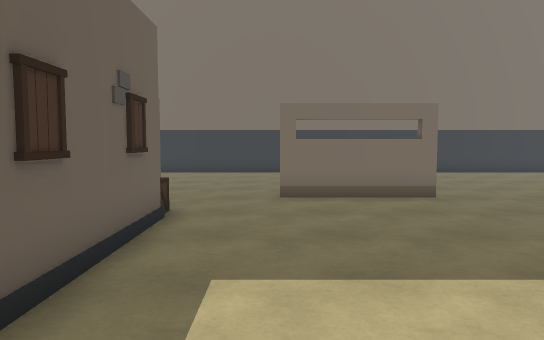
[1] (above)

18 first-person views from a walk through a Unity game level. The camera is 1.4 m above the floor, tilts 4° down and sees 70° across. The floor is counted in squares, 1 m on a side. Each view is taken from the middle of a square. On the plan, view 1 faces up. The plan holds only what a view shows up to about 16 squares ahead; the rest is blank. The place goes on beyond the plan.

[2]
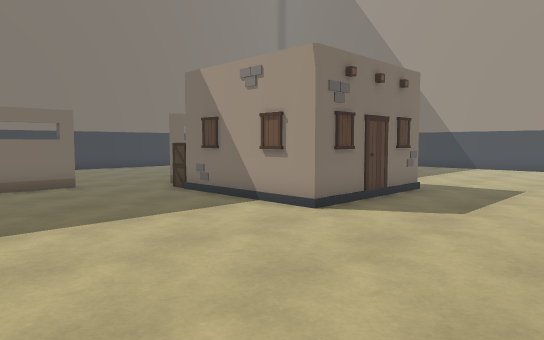

[3]
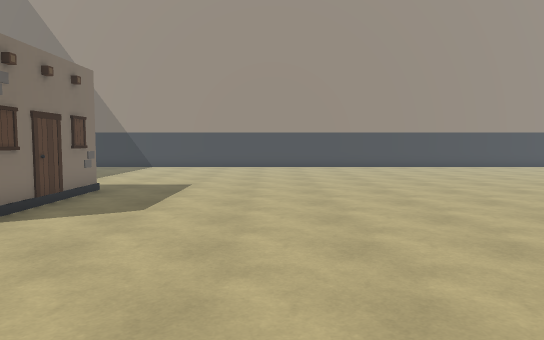

[4]
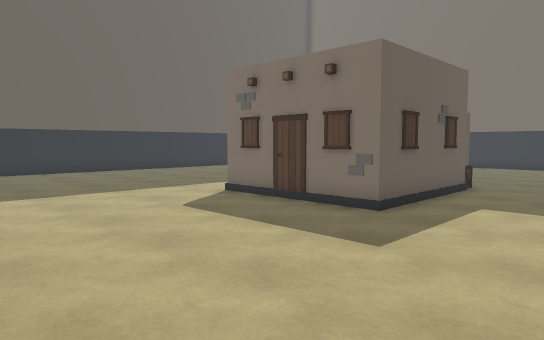

[5]
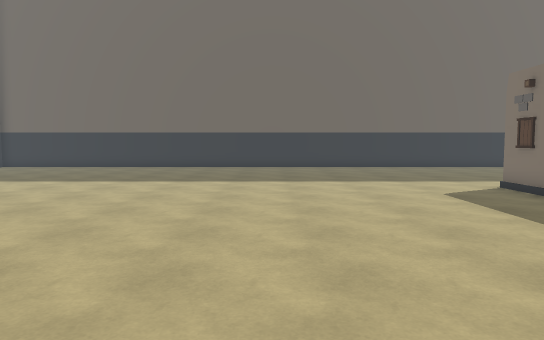

[6]
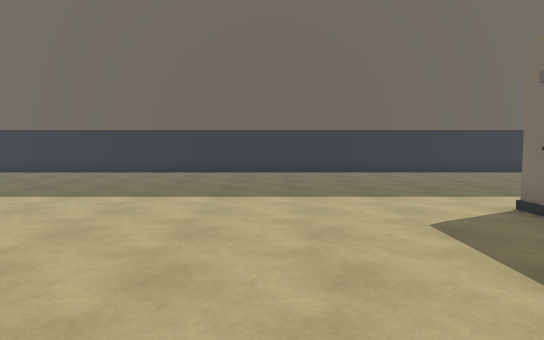

[7]
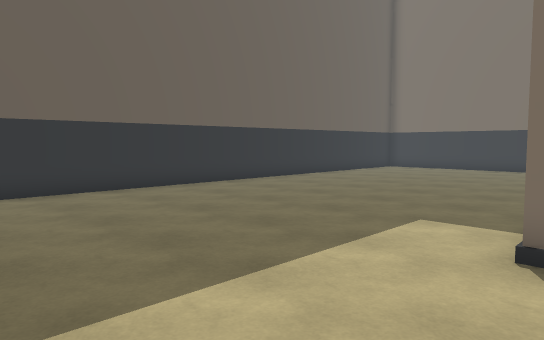

[8]
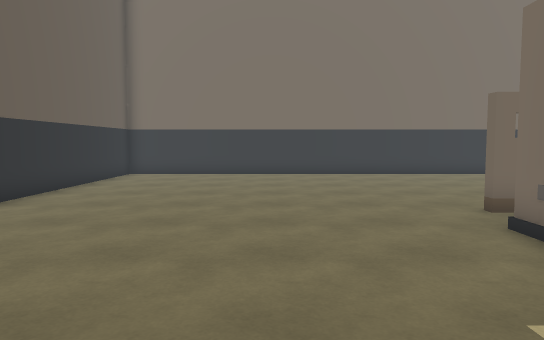

[9]
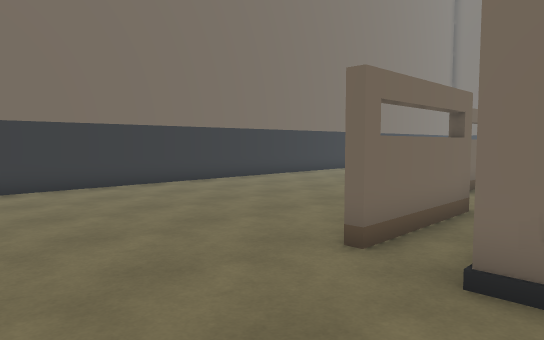

[10]
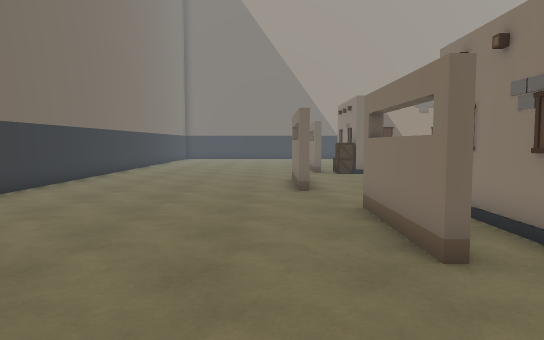

[11]
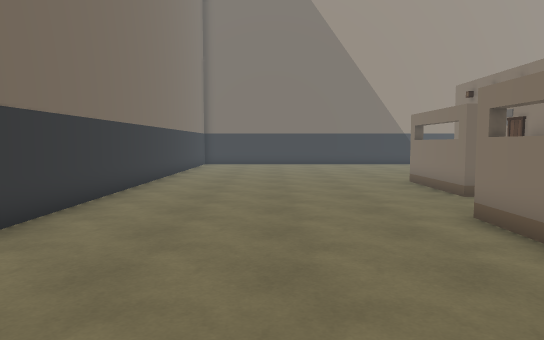

[12]
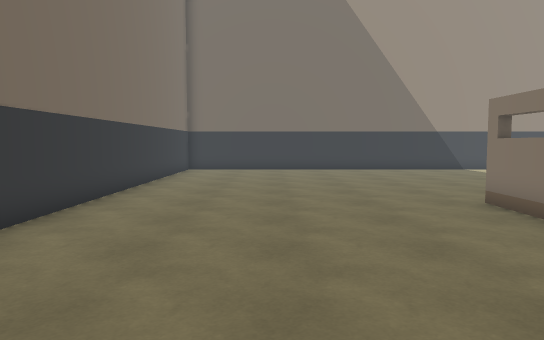

[13]
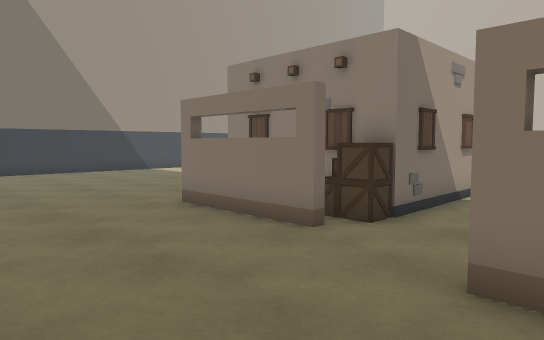

[14]
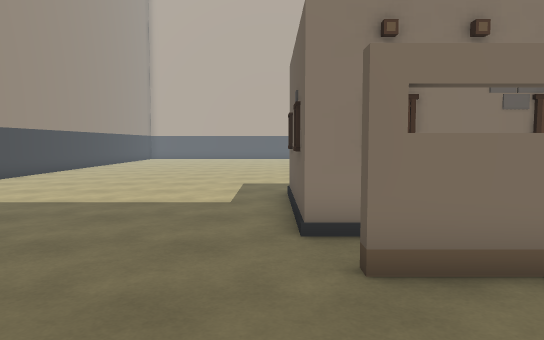

[15]
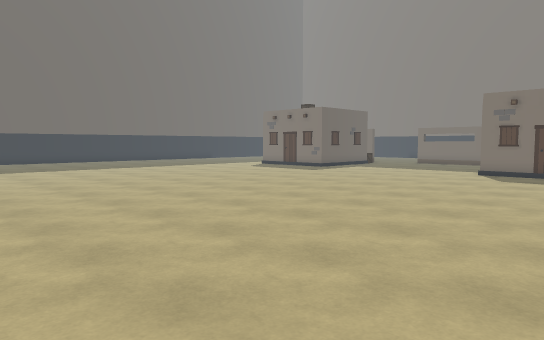

[16]
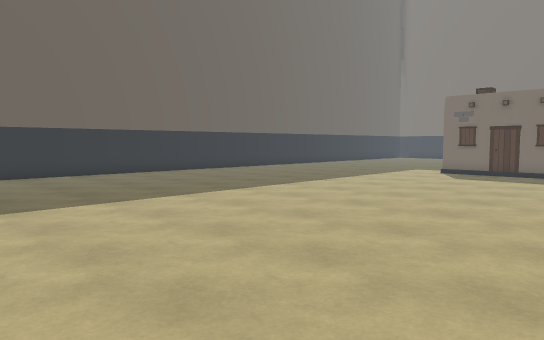

[17]
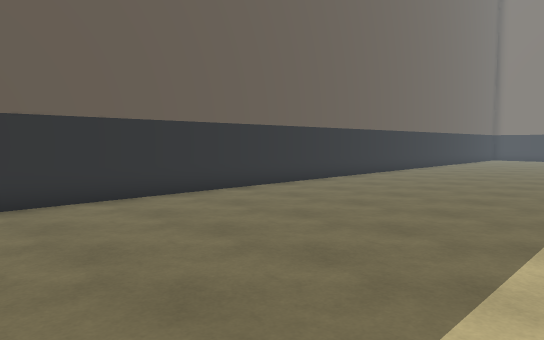

[18]
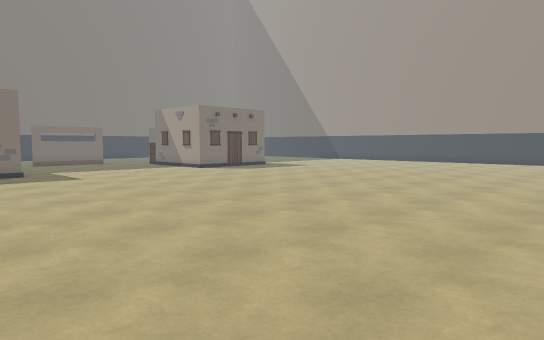

### Floor plan
Key: @ floor where view 1 was taken; # wall or solid block; . floor; B box; U building; O other object.
Columns run from 18 left of view 1 to 19 right of it. Each row starts with its distance up from view 1.
 19          ############################
 18          ............................
 17 #....................................
 16 #....................................
 15 #....................................
 14 #....................................
 13 #....................................
 12 #....................................
 11 #.....................................
 10 #..................####...............
  9 #...........####.........#####........
  8 #..............BB........BB  .........
  7 #..........######........O####.......
  6 #..........U    #........##  #.......
  5 #..........     #........#   #.......
  4 #..........     #........#   #.......
  3 #..........     #........#  ##........
  2 #..........#U##UU........####U........
  1 #.....................................
  0 #.................@...................
 -1 #.....................................
 -2 # ....................................
 -3 #.....................................
 -4 #..................................
 -5 #..................................
 -6 #..................................
 -7 #..................................
 -8 #..................................
 -9 #..................................
-10 #..................................
-11 #..................................
-12 #..................................
-13 #.............................. ...
-14 #.............................
-15   ................... .......
-16           . .     .           .

Where each view was taken, in squares from view 1:
view 1: 0 up, 0 right, facing up
view 2: 3 down, 0 right, facing up-right
view 3: 3 down, 0 right, facing right
view 4: 5 down, 2 right, facing up-left
view 5: 5 down, 5 right, facing left
view 6: 3 down, 1 right, facing left
view 7: 3 down, 6 left, facing up-left
view 8: 1 up, 11 left, facing up
view 9: 6 up, 11 left, facing up-right
view 10: 11 up, 11 left, facing right
view 11: 14 up, 3 left, facing right
view 12: 14 up, 2 right, facing right
view 13: 14 up, 3 right, facing down-right
view 14: 13 up, 12 right, facing down
view 15: 16 down, 12 right, facing up-left
view 16: 16 down, 0 right, facing up-left
view 17: 16 down, 8 left, facing up-left
view 18: 16 down, 6 left, facing up-right
